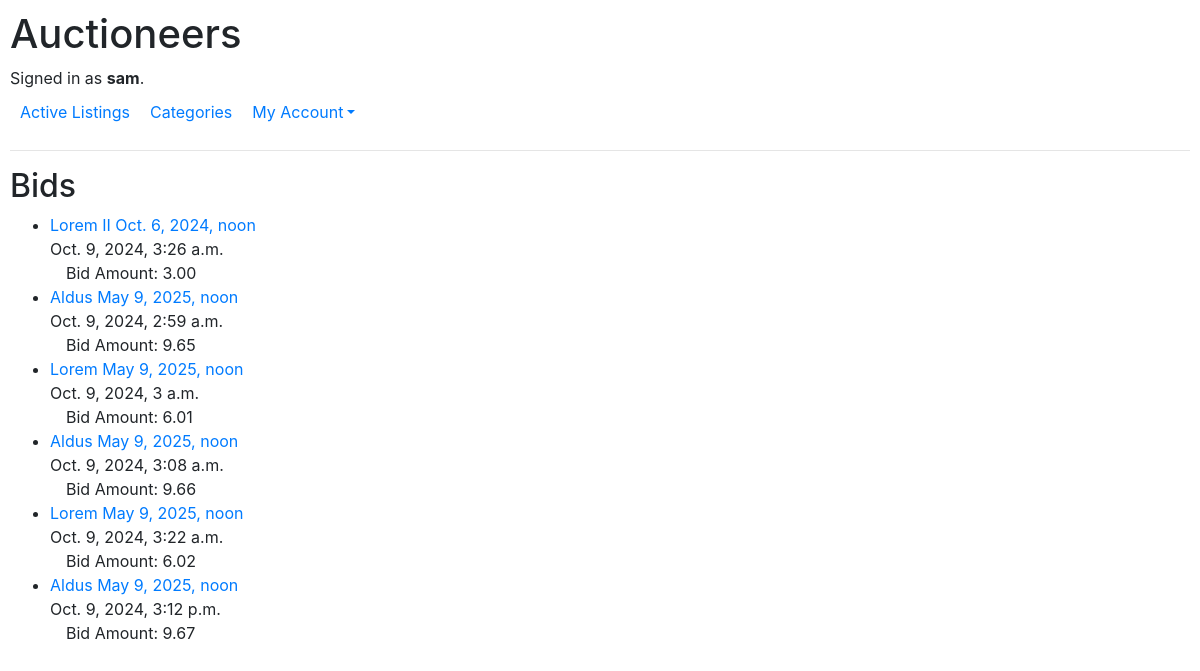
/bids/ (signed in), run on the app's committed database.
### auctions/models.py (models this page shows, shortened)
class User(AbstractUser):
    watchlist = models.ManyToManyField("Auction_Listing", related_name="watched_by", blank=True)

class Bid(models.Model):
    timestamp = models.DateTimeField(auto_now_add=True)
    listing = models.ForeignKey(Auction_Listing, on_delete=models.PROTECT, related_name="bids")
    user = models.ForeignKey(User, on_delete=models.CASCADE, related_name="bids")
    amount = models.DecimalField(max_digits=10, decimal_places=2)

class Auction_Listing(models.Model):
    category = models.ForeignKey(Category, on_delete=models.PROTECT, related_name="listings")
    title = models.CharField(max_length = 25)
    description = models.TextField()
    image = models.FileField(upload_to="media/", blank=False, default="media/placeholder.jpg")
    quantity = models.IntegerField()
    price = models.DecimalField(max_digits=10, decimal_places=2)
    current_bid = models.ForeignKey("Bid", on_delete=models.PROTECT, related_name="listings", null=True, blank=True)
    seller = models.ForeignKey(User, on_delete=models.CASCADE, related_name="listings")
    timestamp = models.DateTimeField(auto_now_add=True)
    closing_time = models.DateTimeField(blank=False)
    is_open = models.BooleanField(default=True)

### auctions/views.py (the view)
# urls.py: path("bids/", views.bids, name="bids"),
def bids(request):
    if request.user.is_authenticated:
        bids = Bid.objects.filter(user=request.user).order_by('listing__closing_time')
        message = ""
        if not bids.exists():
            message = "You have not bid on any listings yet."
        return render(request, "auctions/bids.html", {
            "bids": bids,
            "message": message
        })

### auctions/templates/auctions/bids.html (shortened to what this page needs)
{% extends "auctions/layout.html" %}
{% block body %}
    <h2>Bids</h2>
    <div>
        {% if user.is_authenticated %}
        <ul>
            {% for bid in bids %}
            <li>
                <div>
                    <a href="{% url 'listing_detail' bid.listing.id %}">{{ bid.listing.title }}  {{ bid.listing.closing_time }}</a>
                </div>
                <div>
                    {{ bid.timestamp }}<br>&emsp;Bid Amount: {{ bid.amount }}
                </div>
            </li>
            {% endfor %}
        </ul>
        {% endif %}
    </div>
{% endblock %}

### auctions/templates/auctions/layout.html (shortened to what this page needs)
{% load static %}
<!DOCTYPE html>
<html lang="en">
    <head>
        <link rel="stylesheet" href="https://stackpath.bootstrapcdn.com/bootstrap/4.4.1/css/bootstrap.min.css">
        <link href="{% static 'auctions/styles.css' %}" rel="stylesheet">
    </head>
    <body>
        <h1>Auctioneers</h1>
        <div>
            {% if user.is_authenticated %}
                Signed in as <strong>{{ user.username }}</strong>.
            {% else %}
                Not signed in.
            {% endif %}
        </div>
        <ul class="nav">
            <li class="nav-item">
                <a class="nav-link" href="{% url 'index' %}">Active Listings</a>
            </li>
            <li>
                <a class="nav-link" href="{% url 'categories' %}">Categories</a>
            </li>
            {% if user.is_authenticated %}
                <li class="nav-item dropdown">
                    <a href="#" class="nav-link dropdown-toggle">My Account</a>
                </li>
            {% endif %}
        </ul>
        <hr>
        {% block body %}
        {% endblock %}
    </body>
</html>

### auctions/static/auctions/styles.css (style rules this page uses)
body { padding: 10px; }
.nav-link { text-decoration: none; padding: 10px; border-radius: 5px; }

### data on the page
User: username "sam"
Bid: listing "Lorem II", listing.closing_time "Oct. 6, 2024, noon", timestamp "Oct. 9, 2024, 3:26 a.m.", amount "3.00"
Bid: listing "Aldus", listing.closing_time "May 9, 2025, noon", timestamp "Oct. 9, 2024, 2:59 a.m.", amount "9.65"
Bid: listing "Lorem", listing.closing_time "May 9, 2025, noon", timestamp "Oct. 9, 2024, 3 a.m.", amount "6.01"
Bid: listing "Aldus", listing.closing_time "May 9, 2025, noon", timestamp "Oct. 9, 2024, 3:08 a.m.", amount "9.66"
Bid: listing "Lorem", listing.closing_time "May 9, 2025, noon", timestamp "Oct. 9, 2024, 3:22 a.m.", amount "6.02"
Bid: listing "Aldus", listing.closing_time "May 9, 2025, noon", timestamp "Oct. 9, 2024, 3:12 p.m.", amount "9.67"
